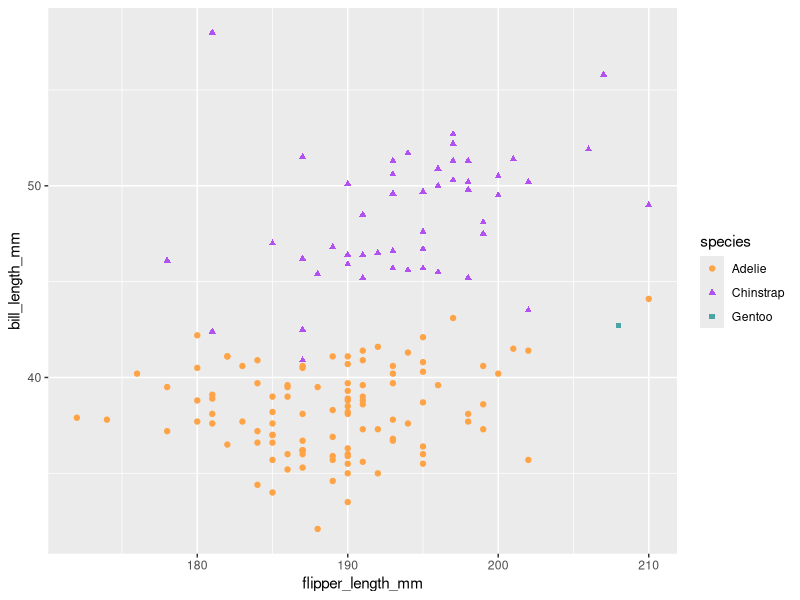

Write R code to recreate this figure.
# load packages ----
library(tidyverse)
library(palmerpenguins)

# filter data ----
body_mass_df <- penguins %>% 
  filter(body_mass_g %in% 3000:4000)

# plot ----
ggplot(na.omit(body_mass_df), 
       aes(x = flipper_length_mm, 
           y = bill_length_mm,
           color = species,
           shape = species)) +
  geom_point() + 
  scale_color_manual(values = c("Adelie" = "#FEA346",
                                "Chinstrap" = "#B251F1",
                                "Gentoo" = "#4BA4A4")) +
  scale_shape_manual(values = c("Adelie" = 19,
                                "Chinstrap" = 17,
                                "Gentoo" = 15))

# filter data ----
body_mass_df <- penguins %>% 
  filter(year %in% c(2007,2009))

         